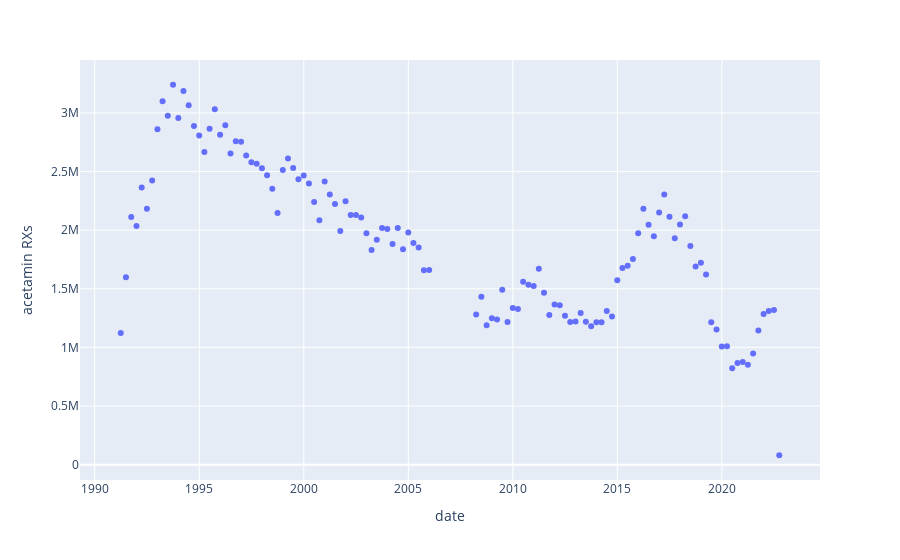

Source (notebook cell):
### Code cell
### NOTE MODIFIED SETS IN THIS CELL

# sets = ['d91','d92','d93','d94','d95','d96','d97','d98','d99','d00','d01','d02','d03','d04','d05','d06','d07','d08','d09','d10','d11','d12','d13','d14','d15','d16','d17','d18','d19','d20','d21','d22']
sets = ['d91','d92','d93','d94','d95','d96','d97','d98','d99','d00','d01','d02','d03','d04','d05','d08','d09','d10','d11','d12','d13','d14','d15','d16','d17','d18','d19','d20','d21','d22']
# sets = ['d08','d09','d10','d11','d12','d13','d14','d15','d16','d17','d18','d19','d20','d21','d22']
# sets = ['d21','d22']

result = {}

for set in sets:
    loc_dict = {}
    query = f"SELECT quarter, SUM(number_of_prescriptions) FROM {set} WHERE product_name REGEXP '^{drug}' GROUP BY quarter"
    df = pd.read_sql(query, conn)
    yr = int(set[1:])
    for ind in df.index:
        qtr = df.loc[ind,'quarter']
        if qtr == 1:
            month = '03'
            day = '31'
        elif qtr == 2:
            month = '06'
            day = '30'
        elif qtr == 3:
            month = '09'
            day = '30'
        elif qtr == 4:
            month = '12'
            day = '31'
        if yr >= 90:
            year = yr+1900
        elif yr < 90:
            year = yr+2000
        date = pd.to_datetime(f"{month}/{day}/{year}")
        result[date] = df.iloc[ind][1]

local = pd.DataFrame.from_dict(result, orient='index',
                       columns=[f'{drug} RXs'])

local.reset_index(drop=False,names='date',inplace=True)

# display(local.shape)
# local.head()

px.scatter(local, x='date', y=f'{drug} RXs').show()
